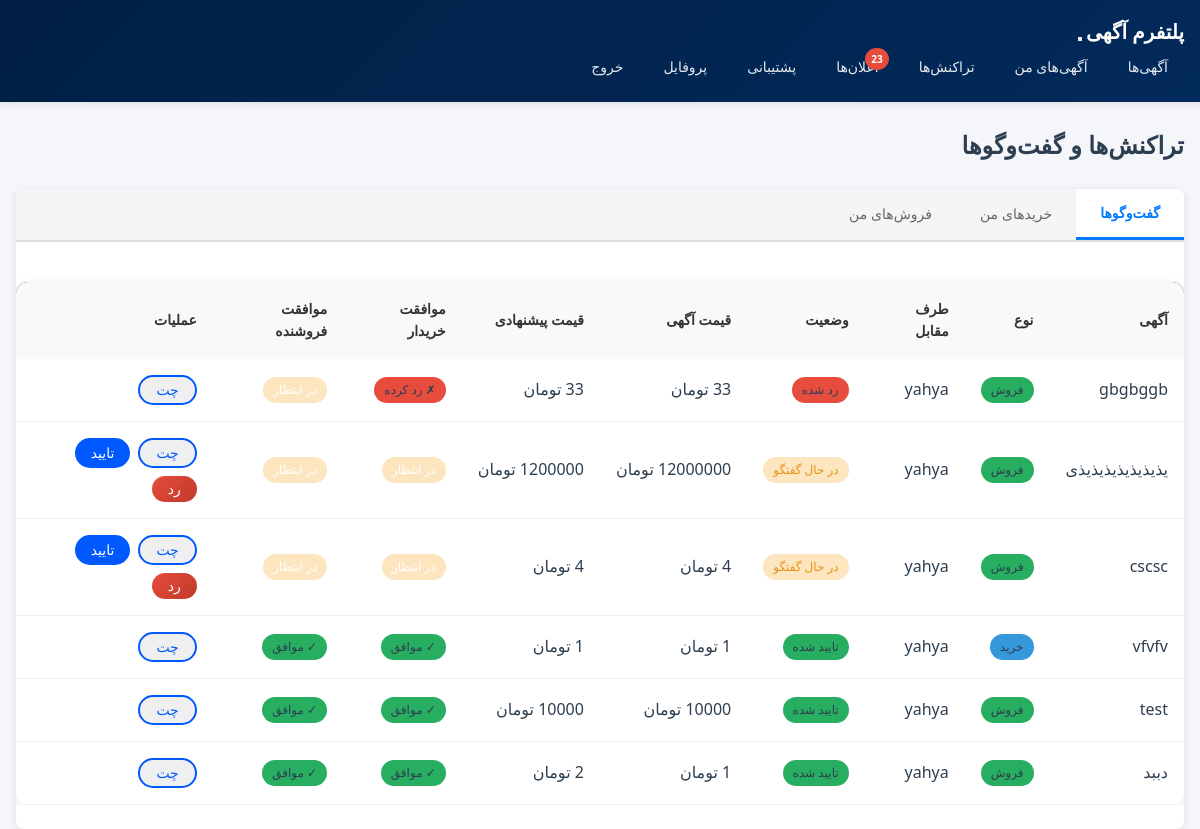
Page /payments/my-transactions/ (signed in) on the committed database.
### payments/models.py (models this page shows, shortened)
class PriceProposal(models.Model):
    STATUS_CHOICES = [
        ('pending', 'در انتظار پاسخ'),
        ('accepted', 'پذیرفته شده'),
        ('rejected', 'رد شده'),
        ('cancelled', 'لغو شده'),
        ('negotiating', 'در حال گفتگو'),
        ('deal_confirmed', 'توافق شد'),
        ('deal_cancelled', 'کنسل شد'),
    ]
    listing = models.ForeignKey(Listing, on_delete=models.CASCADE, related_name='price_proposals')
    buyer = models.ForeignKey(settings.AUTH_USER_MODEL, on_delete=models.CASCADE, related_name='sent_proposals')
    seller = models.ForeignKey(settings.AUTH_USER_MODEL, on_delete=models.CASCADE, related_name='received_proposals')
    proposed_price = models.DecimalField(max_digits=12, decimal_places=0, verbose_name='قیمت پیشنهادی')
    message = models.TextField(blank=True, verbose_name='پیام')
    status = models.CharField(max_length=20, choices=STATUS_CHOICES, default='pending')
    seller_response = models.TextField(blank=True, verbose_name='پاسخ فروشنده')
    buyer_agreed = models.BooleanField(default=False, verbose_name='خریدار موافق')
    seller_agreed = models.BooleanField(default=False, verbose_name='فروشنده موافق')
    buyer_cancelled = models.BooleanField(default=False, verbose_name='خریدار کنسل کرد')
    seller_cancelled = models.BooleanField(default=False, verbose_name='فروشنده کنسل کرد')
    buyer_rejected = models.BooleanField(default=False)  # جدید
    seller_rejected = models.BooleanField(default=False)  # جدید
    created_at = models.DateTimeField(auto_now_add=True)
    updated_at = models.DateTimeField(auto_now=True)
    class Meta:
        verbose_name = 'پیشنهاد قیمت'
        verbose_name_plural = 'پیشنهادهای قیمت'
        ordering = ['-created_at']
        unique_together = ['listing', 'buyer']
    def get_unread_count_for_user(self, user):
        try:
            chat_room = self.chat_room
            return chat_room.messages.filter(is_read=False).exclude(sender=user).count()
        except ChatRoom.DoesNotExist:
            return 0

### listings/models.py (models this page shows, shortened)
class Listing(models.Model):
    STATUS_CHOICES = [
        ('pending', 'در انتظار تایید'),
        ('active', 'فعال'),
        ('sold', 'فروخته شده'),
        ('rejected', 'رد شده'),
        ('deleted', 'حذف شده'),
    ]
    """LEVEL_CHOICES = [
        ('beginner', 'مبتدی'),
        ('intermediate', 'متوسط'),
        ('advanced', 'پیشرفته'),
        ('professional', 'حرفه‌ای'),
    ] """
    seller = models.ForeignKey(settings.AUTH_USER_MODEL, on_delete=models.CASCADE, related_name='listings')
    category = models.ForeignKey(Category, on_delete=models.SET_NULL, null=True)
    title = models.CharField(max_length=200)
    description = models.TextField()
    location = models.TextField(max_length=200, null=True, blank=True)
    price = models.DecimalField(max_digits=12, decimal_places=0)
    discount_price = models.DecimalField(max_digits=12, decimal_places=0, null=True, blank=True)
    about_platform = models.TextField(null=True, blank=True, verbose_name='درباره پلتفرم')
    """ level = models.CharField(max_length=20, choices=LEVEL_CHOICES, default='beginner', verbose_name='سطح') """
    platform_url = models.URLField()
    followers_count = models.IntegerField(default=0)
    monthly_income = models.DecimalField(null=True, blank=True, max_digits=12, decimal_places=0)
    platform_age = models.IntegerField(default=0)
    most_like = models.IntegerField(null=True, blank=True)
    most_view = models.IntegerField(null=True, blank=True)
    most_comment = models.IntegerField(null=True, blank=True)
    main_image = models.ImageField(upload_to='listings/images/')
    is_preferment = models.BooleanField(default=False, verbose_name='آگهی ارتقا یافته')
    is_income = models.BooleanField(default=True, verbose_name='اگهی به درامد رسیده')
    is_verified = models.BooleanField(default=False, verbose_name='اطلاعات مورد تایید است')
    is_private = models.BooleanField(default=False, verbose_name='آگهی خصوصی')
    status = models.CharField(max_length=20, choices=STATUS_CHOICES, default='pending')
    rejection_reason = models.TextField(blank=True, null=True, verbose_name='دلیل رد')
    views_count = models.IntegerField(default=0)
    created_at = models.DateTimeField(auto_now_add=True)
    updated_at = models.DateTimeField(auto_now=True)
    class Meta:
        ordering = ['-created_at']

### accounts/models.py (models this page shows, shortened)
class User(AbstractUser):
    phone_number = models.CharField(max_length=11, unique=True, null=True, blank=True, verbose_name='شماره موبایل')
    national_code = models.CharField(max_length=10, unique=True, null=True, blank=True, verbose_name='کد ملی')
    profile_image = models.ImageField(upload_to='profiles/', null=True, blank=True, verbose_name='تصویر پروفایل')
    is_verified = models.BooleanField(default=False, verbose_name='احراز شده')
    created_at = models.DateTimeField(auto_now_add=True, verbose_name='تاریخ عضویت')

### payments/views.py (the view)
# urls.py: path('my-transactions/', views.my_transactions, name='my_transactions'),
@login_required
def my_transactions(request):
    purchases = Transaction.objects.filter(
        buyer=request.user,
        status__in=['completed', 'cancelled']
    ).select_related('listing', 'seller').order_by('-created_at')
    sales = Transaction.objects.filter(
        seller=request.user,
        status__in=['completed', 'cancelled']
    ).select_related('listing', 'buyer').order_by('-created_at')
    conversations = PriceProposal.objects.filter(
        status__in=['negotiating', 'deal_confirmed', 'rejected']
    ).filter(
        models.Q(buyer=request.user) | models.Q(seller=request.user)
    ).select_related('listing', 'buyer', 'seller').prefetch_related('chat_room__messages').order_by('-updated_at')
    for conv in conversations:
        conv.unread_count = conv.get_unread_count_for_user(request.user)
    context = {
        'purchases': purchases,
        'sales': sales,
        'conversations': conversations,
    }
    return render(request, 'payments/my_transactions.html', context)

### templates/payments/my_transactions.html (shortened to what this page needs)
{% extends 'base.html' %}
{% block content %}
<h2 style="margin-bottom: 1.5rem;">تراکنش‌ها و گفت‌وگوها</h2>
<div class="tabs-container">
    <div class="tabs-nav">
        <button class="tab-button active" data-tab="conversations">گفت‌وگوها</button>
        <button class="tab-button" data-tab="purchases">خریدهای من</button>
        <button class="tab-button" data-tab="sales">فروش‌های من</button>
    </div>
    <div class="tabs-content">
        <div class="tab-pane active" id="conversations">
            <div class="table-container">
                <table class="data-table">
                    <thead>
                        <tr>
                            <th>آگهی</th>
                            <th>نوع</th>
                            <th>طرف مقابل</th>
                            <th>وضعیت</th>
                            <th>قیمت آگهی</th>
                            <th>قیمت پیشنهادی</th>
                            <th>موافقت خریدار</th>
                            <th>موافقت فروشنده</th>
                            <th>عملیات</th>
                        </tr>
                    </thead>
                    <tbody>
                        {% for proposal in conversations %}
                        <tr id="conversation-row-{{ proposal.id }}">
                            <td>{{ proposal.listing.title }}</td>
                            <td>
                                {% if proposal.buyer == request.user %}
                                <span class="badge badge-primary">خرید</span>
                                {% else %}
                                <span class="badge badge-success">فروش</span>
                                {% endif %}
                            </td>
                            <td>
                                {% if proposal.buyer == request.user %}
                                {{ proposal.seller.username }}
                                {% else %}
                                {{ proposal.buyer.username }}
                                {% endif %}
                            </td>
                            <td>
                                {% if proposal.status == 'negotiating' %}
                                <span class="badge bg-warning">در حال گفتگو</span>
                                {% elif proposal.status == 'deal_confirmed' %}
                                <span class="badge bg-success">تایید شده</span>
                                {% elif proposal.status == 'rejected' %}
                                <span class="badge bg-danger">رد شده</span>
                                {% endif %}
                            </td>
                            <td>{{ proposal.listing.price|floatformat:0 }} تومان</td>
                            <td>{{ proposal.proposed_price|floatformat:0 }} تومان</td>
                            <td>
                                <span id="buyer-status-{{ proposal.id }}">
                                    {% if proposal.status == 'rejected' and proposal.buyer_rejected %}
                                    <span class="badge badge-danger">✗ رد کرده</span>
                                    {% elif proposal.buyer_agreed %}
                                    <span class="badge badge-success">✓ موافق</span>
                                    {% else %}
                                    <span class="badge badge-secondary">در انتظار</span>
                                    {% endif %}
                                </span>
                            </td>
                            <td>
                                <span id="seller-status-{{ proposal.id }}">
                                    {% if proposal.status == 'rejected' and proposal.seller_rejected %}
                                    <span class="badge badge-danger">✗ رد کرده</span>
                                    {% elif proposal.seller_agreed %}
                                    <span class="badge badge-success">✓ موافق</span>
                                    {% else %}
                                    <span class="badge badge-secondary">در انتظار</span>
                                    {% endif %}
                                </span>
                            </td>
                            <td>
                                <div class="action-buttons" id="actions-{{ proposal.id }}">
                                    <button
                                        onclick="openChat('{{ proposal.id }}', '{{ proposal.listing.title|escapejs }}', '{{ proposal.status }}')"
                                        class="btn btn-primary btn-sm chat-btn-with-badge">
                                        چت
                                    </button>
                                    {% if proposal.status == 'rejected' %}
                                    {% if proposal.buyer == request.user and proposal.buyer_rejected %}
                                    <button onclick="undoRejection('{{ proposal.id }}')"
                                        class="btn btn-warning btn-sm">برگرداندن</button>
                                    {% elif proposal.seller == request.user and proposal.seller_rejected %}
                                    <button onclick="undoRejection('{{ proposal.id }}')"
                                        class="btn btn-warning btn-sm">برگرداندن</button>
                                    {% endif %}
                                    {% elif proposal.status == 'negotiating' %}
                                    {% if proposal.buyer == request.user and not proposal.buyer_agreed %}
                                    <button onclick="confirmDeal('{{ proposal.id }}')"
                                        class="btn btn-success btn-sm">تایید</button>
                                    {% elif proposal.seller == request.user and not proposal.seller_agreed %}
                                    <button onclick="confirmDeal('{{ proposal.id }}')"
                                        class="btn btn-success btn-sm">تایید</button>
                                    {% endif %}
                                    <button onclick="rejectDeal('{{ proposal.id }}')"
                                        class="btn btn-danger btn-sm">رد</button>
                                    {% endif %}
                                </div>
                            </td>
                        </tr>
                        {% empty %}
                        <tr>
                            <td colspan="7" style="text-align:center;">گفت‌وگوی فعالی وجود ندارد.</td>
                        </tr>
                        {% endfor %}
                    </tbody>
                </table>
            </div>
        </div>
    </div>
</div>
{% endblock %}

### rows in the picture
PriceProposal: listing "gbgbggb", shows "فروش", buyer.username "yahya", status "رد شده", listing.price "33"
PriceProposal: listing "یذیذیذیذیذیذیذی", shows "فروش", buyer.username "yahya", status "در حال گفتگو", listing.price "12000000", proposed_price "1200000"
PriceProposal: listing "cscsc", shows "فروش", buyer.username "yahya", status "در حال گفتگو", listing.price "4", proposed_price "4"
PriceProposal: listing "vfvfv", shows "خرید", seller.username "yahya", status "تایید شده", listing.price "1", proposed_price "1"
PriceProposal: listing "test", shows "فروش", buyer.username "yahya", status "تایید شده", proposed_price "10000"
PriceProposal: listing "دببد", shows "فروش", buyer.username "yahya", status "تایید شده", listing.price "1", proposed_price "2"

### other values in the picture
{{ unread_notifications_count }} "23"
